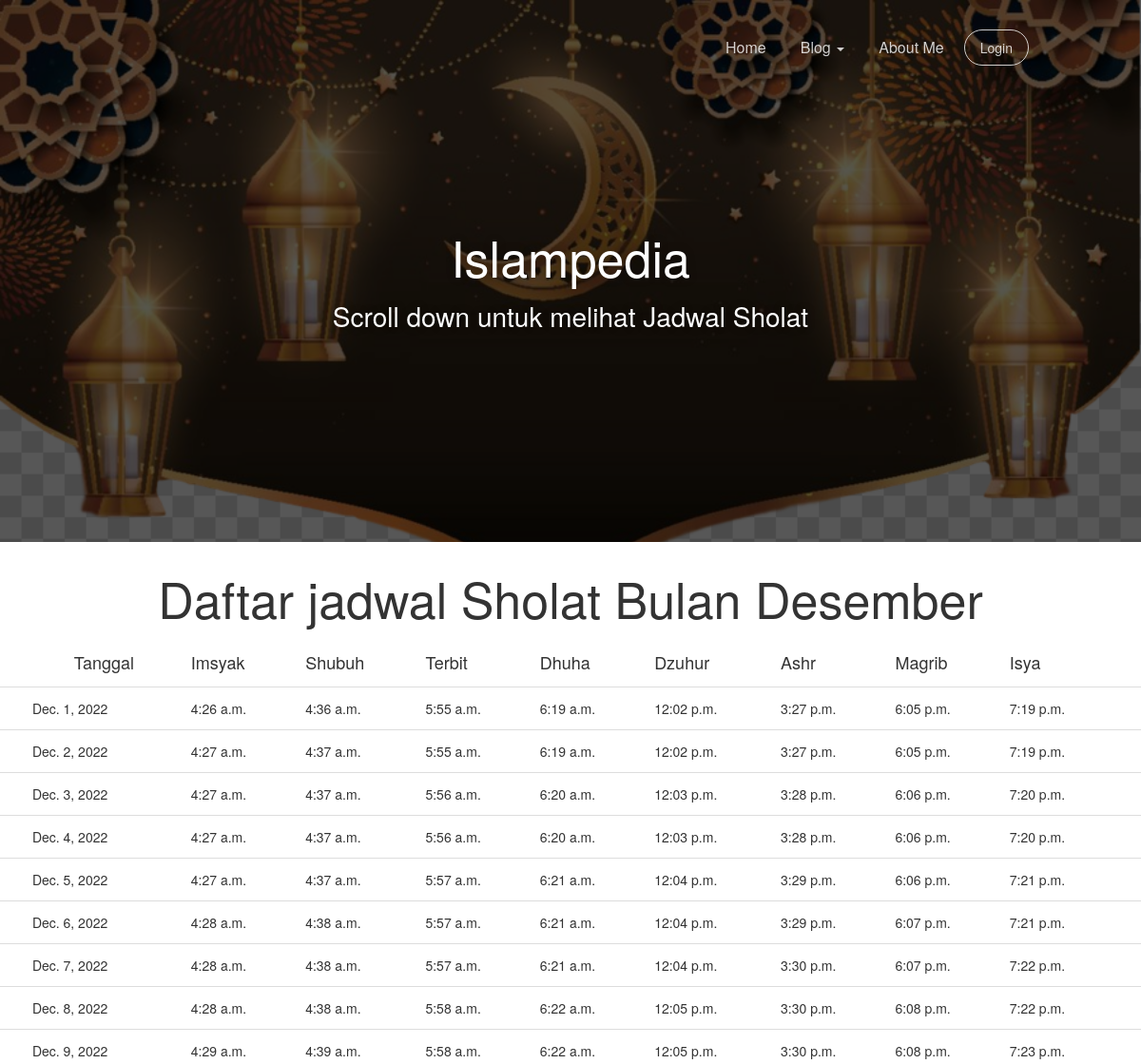
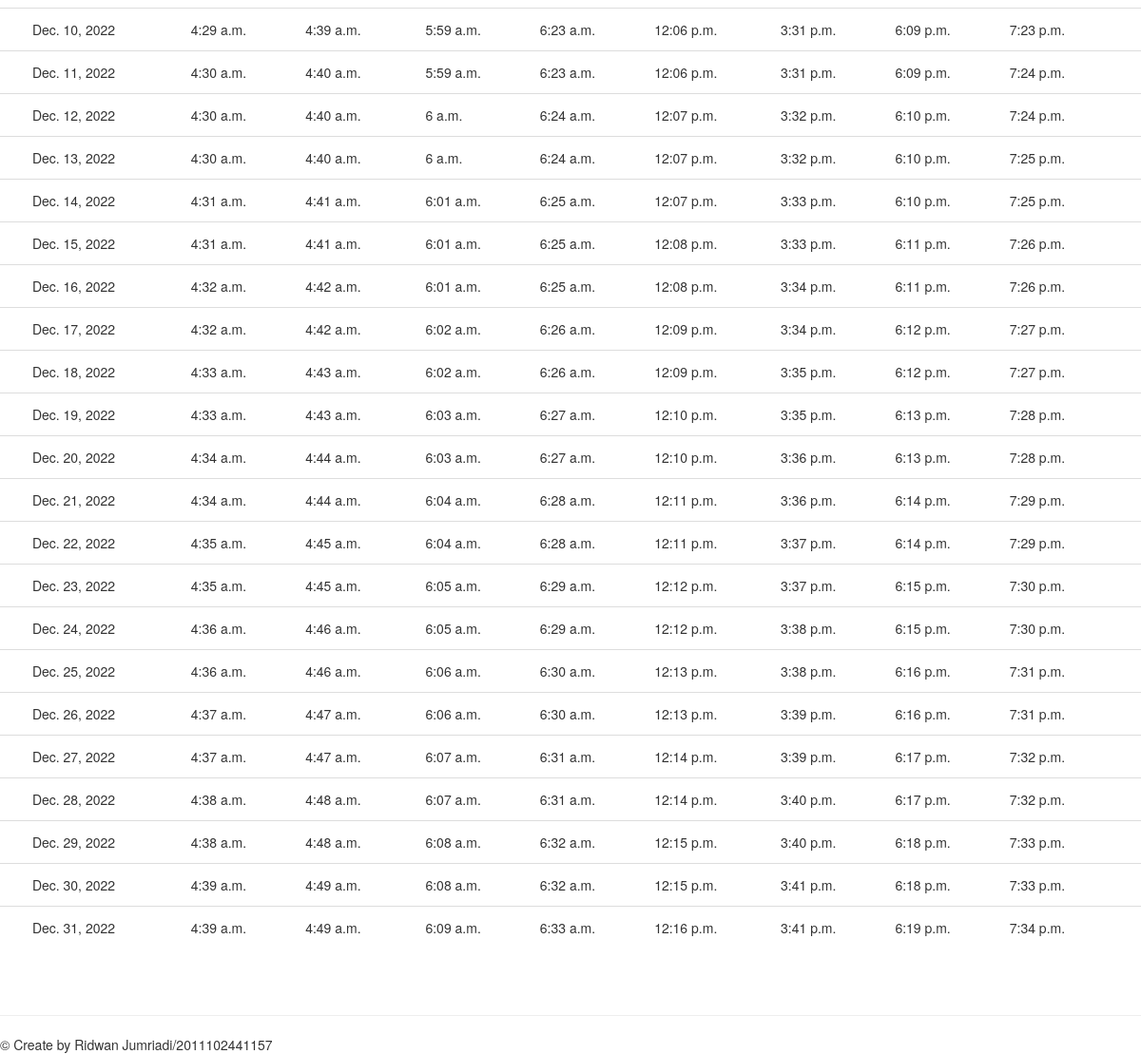
Screenshot of /sholat with the database file from the repository (2 pictures, top to bottom).
### blog/models.py (models this page shows, shortened)
class Sholat(models.Model):
    tanggal = models.DateField()
    imsyak = models.TimeField()
    shubuh = models.TimeField()
    terbit = models.TimeField()
    dhuha = models.TimeField()
    dhuhur = models.TimeField()
    ashr = models.TimeField()
    magrib = models.TimeField()
    isya = models.TimeField()

### islampedia/views.py (the view)
# urls.py: path('sholat',sholat, name='tabel_sholat'),
def sholat(request):
    template_name = 'front/sholat.html'
    blog = Artikel.objects.all()
    doa = Doa.objects.all()
    sholat = Sholat.objects.all()
    context = {
        'title':'Blog me',
        'welcome':'ini page about',
        'blog':blog,
        'doa':doa,
        'sholat':sholat,
    }
    return render(request, template_name, context)

### templates/front/sholat.html (shortened to what this page needs)
{% load static %}
<!doctype html>
<html lang="en">
<head>
    <link href="{% static 'bootstrap3/css/bootstrap.min.css' %}" rel="stylesheet" />
    <link href="{% static 'front/css/gsdk.css' %}" rel="stylesheet"/>
    <link href="{% static 'front/css/examples.css' %}" rel="stylesheet"/>
    <link href="http://maxcdn.bootstrapcdn.com/font-awesome/4.4.0/css/font-awesome.min.css" rel="stylesheet">
    <link href="{% static 'front/css/pe-icon-7-stroke.css' %}" rel="stylesheet" />
</head>
<body class="blog-page">
<nav class="navbar navbar-inverse navbar-transparent navbar-fixed-top" role="navigation">
    <div class="container">
    <div class="collapse navbar-collapse">
        <ul  class="nav navbar-nav navbar-right">
              <li>
                  <a href="{% url 'home' %}">
                       Home
                  </a>
              </li>
              <li class="dropdown">
                <a href="#" class="dropdown-toggle" data-toggle="dropdown">
                    Blog
                    <b class="caret"></b>
                </a>
            </li>
            <li>
                <a href="{% url 'about_us' %}">
                     About Me
                </a>
            </li>
            <li>
                {% if request.user.is_anonymous %}
                    <a href="{% url 'login' %}" class="btn btn-round btn-default">Login</a>
                {% else %}
                    <a href="{% url 'dashboard' %}" class="btn btn-round btn-default">Dashboard</a>
                {% endif %}
            </li>
         </ul>
      </div>
  </div>
</nav>
<div class="wrapper">
    <div class="parallax filter-black">
        <div class="parallax-image">
            <img src="{% static 'front/img/blabla.png' %}" alt="..." />
        </div>
        <div class="small-info">
            <h1>Islampedia</h1>
            <h3>Scroll down untuk melihat Jadwal Sholat</h3>
        </div>
    </div>
<center><h1>Daftar jadwal Sholat Bulan Desember</h1></center>
     <table id="bootstrap-table" class="table">
        <thead>
            <th data-field="state" data-checkbox="true"></th>
            <th data-field="id" class="text-center">Tanggal</th>
            <th data-field="imsyak" data-sortable="true">Imsyak</th>
            <th data-field="shubuh" data-sortable="true">Shubuh</th>
            <th data-field="Body" data-sortable="true">Terbit</th>
            <th data-field="dhuha" data-sortable="true">Dhuha</th>
            <th data-field="dhuhur">Dzuhur</th>
            <th data-field="ashr" data-sortable="true">Ashr</th>
            <th data-field="magrib" data-sortable="true">Magrib</th>
            <th data-field="isya" data-sortable="true">Isya</th>
        </thead>
        <tbody>
            {% for a in sholat %}
            <tr>
                <td></td>
                <td>{{a.tanggal}}</td>
                <td>{{a.imsyak}}</td>
                <td>{{a.shubuh}}</td>
                <td>{{a.terbit}}</td>
                <td>{{a.dhuha}}</td>
                <td>{{a.dhuhur}}</td>
                <td>{{a.ashr}}</td>
                <td>{{a.magrib}}</td>
                <td>{{a.isya}}</td>
                <td></td>
            </tr>
            {% endfor %}
        </tbody>
    </table>
   <footer class="footer footer-big">
                </div>
            <hr />
            <div class="copyright">
                &copy; Create by Ridwan Jumriadi/2011102441157
            </div>
</body>
</html>

### static/front/css/examples.css (style rules this page uses)
.parallax { width: 100%; height: 570px; overflow: hidden; display: block; }
.parallax .small-info { color: #FFFFFF; text-shadow: 0 0 10px rgba(0, 0, 0, 0.27); top: 37%; position: absolute; text-align: center; width: 100%; z-index: 2; }
.parallax .small-info h3 { max-width: 790px; margin: 0 auto; line-height: 1.4; }
.parallax .parallax-image img { width: 100%; position: relative; }
.filter-black { position: relative; }
.filter-black:after { position: absolute; left: 0; top: 0; width: 100%; height: 100%; display: block; z-index: 1; background-color: rgba(0, 0, 0, 0.66); content: ""; }
.about-us .container, .contact-us .container, .pricing .container, .blog-page .container, .ecommerce .container, .home .container, .product-page .container, .blog-post .container { max-width: 970px; }

### rows the page displays
Sholat: tanggal "Dec. 1, 2022", imsyak "4:26 a.m.", shubuh "4:36 a.m.", terbit "5:55 a.m.", dhuha "6:19 a.m.", dhuhur "12:02 p.m.", ashr "3:27 p.m.", magrib "6:05 p.m.", isya "7:19 p.m."
Sholat: tanggal "Dec. 2, 2022", imsyak "4:27 a.m.", shubuh "4:37 a.m.", terbit "5:55 a.m.", dhuha "6:19 a.m.", dhuhur "12:02 p.m.", ashr "3:27 p.m.", magrib "6:05 p.m.", isya "7:19 p.m."
Sholat: tanggal "Dec. 3, 2022", imsyak "4:27 a.m.", shubuh "4:37 a.m.", terbit "5:56 a.m.", dhuha "6:20 a.m.", dhuhur "12:03 p.m.", ashr "3:28 p.m.", magrib "6:06 p.m.", isya "7:20 p.m."
Sholat: tanggal "Dec. 4, 2022", imsyak "4:27 a.m.", shubuh "4:37 a.m.", terbit "5:56 a.m.", dhuha "6:20 a.m.", dhuhur "12:03 p.m.", ashr "3:28 p.m.", magrib "6:06 p.m.", isya "7:20 p.m."
Sholat: tanggal "Dec. 5, 2022", imsyak "4:27 a.m.", shubuh "4:37 a.m.", terbit "5:57 a.m.", dhuha "6:21 a.m.", dhuhur "12:04 p.m.", ashr "3:29 p.m.", magrib "6:06 p.m.", isya "7:21 p.m."
Sholat: tanggal "Dec. 6, 2022", imsyak "4:28 a.m.", shubuh "4:38 a.m.", terbit "5:57 a.m.", dhuha "6:21 a.m.", dhuhur "12:04 p.m.", ashr "3:29 p.m.", magrib "6:07 p.m.", isya "7:21 p.m."
Sholat: tanggal "Dec. 7, 2022", imsyak "4:28 a.m.", shubuh "4:38 a.m.", terbit "5:57 a.m.", dhuha "6:21 a.m.", dhuhur "12:04 p.m.", ashr "3:30 p.m.", magrib "6:07 p.m.", isya "7:22 p.m."
Sholat: tanggal "Dec. 8, 2022", imsyak "4:28 a.m.", shubuh "4:38 a.m.", terbit "5:58 a.m.", dhuha "6:22 a.m.", dhuhur "12:05 p.m.", ashr "3:30 p.m.", magrib "6:08 p.m.", isya "7:22 p.m."
Sholat: tanggal "Dec. 9, 2022", imsyak "4:29 a.m.", shubuh "4:39 a.m.", terbit "5:58 a.m.", dhuha "6:22 a.m.", dhuhur "12:05 p.m.", ashr "3:30 p.m.", magrib "6:08 p.m.", isya "7:23 p.m."
Sholat: tanggal "Dec. 10, 2022", imsyak "4:29 a.m.", shubuh "4:39 a.m.", terbit "5:59 a.m.", dhuha "6:23 a.m.", dhuhur "12:06 p.m.", ashr "3:31 p.m.", magrib "6:09 p.m.", isya "7:23 p.m."
Sholat: tanggal "Dec. 11, 2022", imsyak "4:30 a.m.", shubuh "4:40 a.m.", terbit "5:59 a.m.", dhuha "6:23 a.m.", dhuhur "12:06 p.m.", ashr "3:31 p.m.", magrib "6:09 p.m.", isya "7:24 p.m."
Sholat: tanggal "Dec. 12, 2022", imsyak "4:30 a.m.", shubuh "4:40 a.m.", terbit "6 a.m.", dhuha "6:24 a.m.", dhuhur "12:07 p.m.", ashr "3:32 p.m.", magrib "6:10 p.m.", isya "7:24 p.m."
Sholat: tanggal "Dec. 13, 2022", imsyak "4:30 a.m.", shubuh "4:40 a.m.", terbit "6 a.m.", dhuha "6:24 a.m.", dhuhur "12:07 p.m.", ashr "3:32 p.m.", magrib "6:10 p.m.", isya "7:25 p.m."
Sholat: tanggal "Dec. 14, 2022", imsyak "4:31 a.m.", shubuh "4:41 a.m.", terbit "6:01 a.m.", dhuha "6:25 a.m.", dhuhur "12:07 p.m.", ashr "3:33 p.m.", magrib "6:10 p.m.", isya "7:25 p.m."
Sholat: tanggal "Dec. 15, 2022", imsyak "4:31 a.m.", shubuh "4:41 a.m.", terbit "6:01 a.m.", dhuha "6:25 a.m.", dhuhur "12:08 p.m.", ashr "3:33 p.m.", magrib "6:11 p.m.", isya "7:26 p.m."
Sholat: tanggal "Dec. 16, 2022", imsyak "4:32 a.m.", shubuh "4:42 a.m.", terbit "6:01 a.m.", dhuha "6:25 a.m.", dhuhur "12:08 p.m.", ashr "3:34 p.m.", magrib "6:11 p.m.", isya "7:26 p.m."
Sholat: tanggal "Dec. 17, 2022", imsyak "4:32 a.m.", shubuh "4:42 a.m.", terbit "6:02 a.m.", dhuha "6:26 a.m.", dhuhur "12:09 p.m.", ashr "3:34 p.m.", magrib "6:12 p.m.", isya "7:27 p.m."
Sholat: tanggal "Dec. 18, 2022", imsyak "4:33 a.m.", shubuh "4:43 a.m.", terbit "6:02 a.m.", dhuha "6:26 a.m.", dhuhur "12:09 p.m.", ashr "3:35 p.m.", magrib "6:12 p.m.", isya "7:27 p.m."
Sholat: tanggal "Dec. 19, 2022", imsyak "4:33 a.m.", shubuh "4:43 a.m.", terbit "6:03 a.m.", dhuha "6:27 a.m.", dhuhur "12:10 p.m.", ashr "3:35 p.m.", magrib "6:13 p.m.", isya "7:28 p.m."
Sholat: tanggal "Dec. 20, 2022", imsyak "4:34 a.m.", shubuh "4:44 a.m.", terbit "6:03 a.m.", dhuha "6:27 a.m.", dhuhur "12:10 p.m.", ashr "3:36 p.m.", magrib "6:13 p.m.", isya "7:28 p.m."
Sholat: tanggal "Dec. 21, 2022", imsyak "4:34 a.m.", shubuh "4:44 a.m.", terbit "6:04 a.m.", dhuha "6:28 a.m.", dhuhur "12:11 p.m.", ashr "3:36 p.m.", magrib "6:14 p.m.", isya "7:29 p.m."
Sholat: tanggal "Dec. 22, 2022", imsyak "4:35 a.m.", shubuh "4:45 a.m.", terbit "6:04 a.m.", dhuha "6:28 a.m.", dhuhur "12:11 p.m.", ashr "3:37 p.m.", magrib "6:14 p.m.", isya "7:29 p.m."
Sholat: tanggal "Dec. 23, 2022", imsyak "4:35 a.m.", shubuh "4:45 a.m.", terbit "6:05 a.m.", dhuha "6:29 a.m.", dhuhur "12:12 p.m.", ashr "3:37 p.m.", magrib "6:15 p.m.", isya "7:30 p.m."
Sholat: tanggal "Dec. 24, 2022", imsyak "4:36 a.m.", shubuh "4:46 a.m.", terbit "6:05 a.m.", dhuha "6:29 a.m.", dhuhur "12:12 p.m.", ashr "3:38 p.m.", magrib "6:15 p.m.", isya "7:30 p.m."
Sholat: tanggal "Dec. 25, 2022", imsyak "4:36 a.m.", shubuh "4:46 a.m.", terbit "6:06 a.m.", dhuha "6:30 a.m.", dhuhur "12:13 p.m.", ashr "3:38 p.m.", magrib "6:16 p.m.", isya "7:31 p.m."
Sholat: tanggal "Dec. 26, 2022", imsyak "4:37 a.m.", shubuh "4:47 a.m.", terbit "6:06 a.m.", dhuha "6:30 a.m.", dhuhur "12:13 p.m.", ashr "3:39 p.m.", magrib "6:16 p.m.", isya "7:31 p.m."
Sholat: tanggal "Dec. 27, 2022", imsyak "4:37 a.m.", shubuh "4:47 a.m.", terbit "6:07 a.m.", dhuha "6:31 a.m.", dhuhur "12:14 p.m.", ashr "3:39 p.m.", magrib "6:17 p.m.", isya "7:32 p.m."
Sholat: tanggal "Dec. 28, 2022", imsyak "4:38 a.m.", shubuh "4:48 a.m.", terbit "6:07 a.m.", dhuha "6:31 a.m.", dhuhur "12:14 p.m.", ashr "3:40 p.m.", magrib "6:17 p.m.", isya "7:32 p.m."
Sholat: tanggal "Dec. 29, 2022", imsyak "4:38 a.m.", shubuh "4:48 a.m.", terbit "6:08 a.m.", dhuha "6:32 a.m.", dhuhur "12:15 p.m.", ashr "3:40 p.m.", magrib "6:18 p.m.", isya "7:33 p.m."
Sholat: tanggal "Dec. 30, 2022", imsyak "4:39 a.m.", shubuh "4:49 a.m.", terbit "6:08 a.m.", dhuha "6:32 a.m.", dhuhur "12:15 p.m.", ashr "3:41 p.m.", magrib "6:18 p.m.", isya "7:33 p.m."
Sholat: tanggal "Dec. 31, 2022", imsyak "4:39 a.m.", shubuh "4:49 a.m.", terbit "6:09 a.m.", dhuha "6:33 a.m.", dhuhur "12:16 p.m.", ashr "3:41 p.m.", magrib "6:19 p.m.", isya "7:34 p.m."
